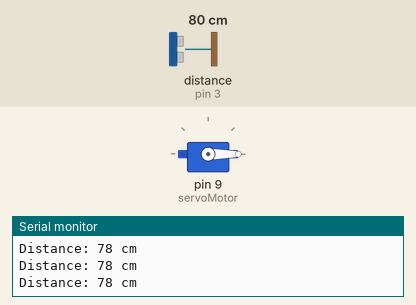
Bench run of a sketch on a simulated Arduino Uno, built with avr-gcc and run on an emulated ATmega328P. Parts: servo, the last lines printed to the serial monitor. Wiring (inferred from the names in the program): ultrasonic range finder: trigger pin 2; echo pin 3. The test bench sets the inputs (shaded band); at power-on: distance to the obstacle (sensor on pin 3) 80 cm. The echo pulse lasts 58.3 µs per cm.

Above: at 1.2 s.
1.3 s: distance to the obstacle (sensor on pin 3) set to 8 cm
2.8 s: distance to the obstacle (sensor on pin 3) set to 5 cm
At 3.8 s:
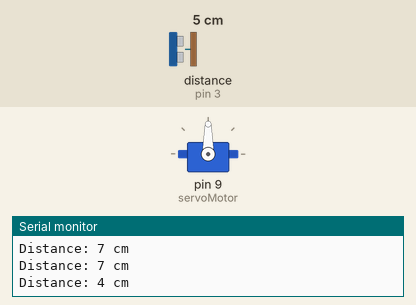
4.3 s: distance to the obstacle (sensor on pin 3) set to 9 cm
At 6.1 s:
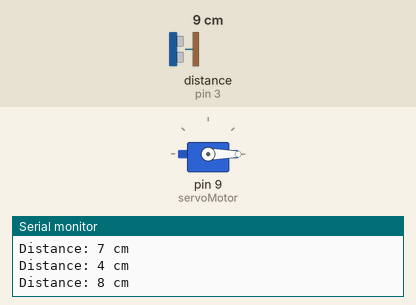
7.3 s: distance to the obstacle (sensor on pin 3) set to 2 cm
At 8.9 s:
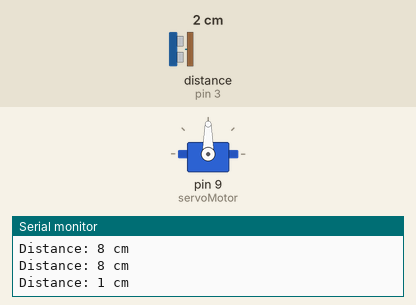
Timing chart, 0 to 9.9 s (numbered marks = the images above; inputs shaded):
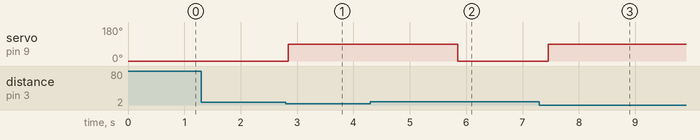

The sketch:

smart_dustbin.ino
```cpp
#include <Servo.h>

// Define pins for ultrasonic sensor
const int trigPin = 2;
const int echoPin = 3;


// Define servo object
Servo servoMotor;

// Distance threshold (in cm)
const int distanceThreshold = 5;

// Variables for distance measurement
long duration;
int distance;

void setup() {
  // Initialize serial communication
  Serial.begin(9600);

  // Set up ultrasonic sensor pins
  pinMode(trigPin, OUTPUT);
  pinMode(echoPin, INPUT);

  // Attach servo to pin
  servoMotor.attach(9); // Connect servo to pin 6
  servoMotor.write(0);  // Ensure dustbin lid is closed at startup
}

void loop() {
  // Trigger the ultrasonic sensor
  digitalWrite(trigPin, LOW);
  delayMicroseconds(2);
  digitalWrite(trigPin, HIGH);
  delayMicroseconds(10);
  digitalWrite(trigPin, LOW);

  // Read the echo time
  duration = pulseIn(echoPin, HIGH);

  // Calculate distance in cm
  distance = duration * 0.034 / 2;

  // Debugging: Print the distance to the Serial Monitor
  Serial.print("Distance: ");
  Serial.print(distance);
  Serial.println(" cm");

  // Check if the object is within the distance threshold
  if (distance > 0 && distance <= distanceThreshold) {
    servoMotor.write(90); // Open the dustbin lid
    delay(3000);          // Wait for 3 seconds
    servoMotor.write(0);  // Close the lid
  }

  delay(200); // Small delay for stability
}
```

Measured:
- the behaviour switches between 7 and 6 cm on distance to the obstacle (sensor on pin 3) (found by bisection; images 0 and 1)
- after the input at 2.8 s, servo on pin 9 (servoMotor): 0° → 90° after 0.05 s
- after the input at 4.3 s, servo on pin 9 (servoMotor): goes on until 5.8 s, then stays 0°
- after the input at 7.3 s, servo on pin 9 (servoMotor): 0° → 90° after 0.16 s
